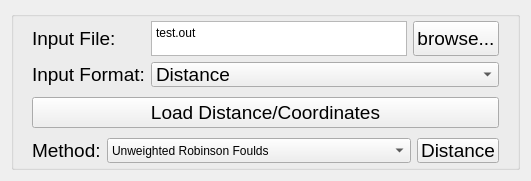
            <widget class="QWidget" name="stackedWIdgetTreeDataPage5">
             <layout class="QVBoxLayout" name="verticalLayout">
              <item>
               <widget class="QGroupBox" name="groupBox_7">
                <property name="sizePolicy">
                 <sizepolicy hsizetype="Expanding" vsizetype="Expanding">
                  <horstretch>0</horstretch>
                  <verstretch>0</verstretch>
                 </sizepolicy>
                </property>
                <property name="maximumSize">
                 <size>
                  <width>16777215</width>
                  <height>16777215</height>
                 </size>
                </property>
                <property name="title">
                 <string/>
                </property>
                <layout class="QVBoxLayout" name="verticalLayout_20">
                 <property name="topMargin">
                  <number>2</number>
                 </property>
                 <property name="bottomMargin">
                  <number>2</number>
                 </property>
                 <item>
                  <widget class="QFrame" name="frame_36">
                   <property name="sizePolicy">
                    <sizepolicy hsizetype="Expanding" vsizetype="Expanding">
                     <horstretch>0</horstretch>
                     <verstretch>0</verstretch>
                    </sizepolicy>
                   </property>
                   <property name="maximumSize">
                    <size>
                     <width>16777215</width>
                     <height>16777215</height>
                    </size>
                   </property>
                   <property name="frameShape">
                    <enum>QFrame::NoFrame</enum>
                   </property>
                   <property name="frameShadow">
                    <enum>QFrame::Raised</enum>
                   </property>
                   <layout class="QGridLayout" name="gridLayout_15">
                    <property name="topMargin">
                     <number>2</number>
                    </property>
                    <property name="bottomMargin">
                     <number>2</number>
                    </property>
                    <item row="0" column="2">
                     <widget class="QPushButton" name="pushButton">
                      <property name="minimumSize">
                       <size>
                        <width>0</width>
                        <height>25</height>
                       </size>
                      </property>
                      <property name="maximumSize">
                       <size>
                        <width>16777215</width>
                        <height>35</height>
                       </size>
                      </property>
                      <property name="font">
                       <font>
                        <family>Arial</family>
                        <pointsize>14</pointsize>
                       </font>
                      </property>
                      <property name="text">
                       <string>browse...</string>
                      </property>
                     </widget>
                    </item>
                    <item row="0" column="0">
                     <widget class="QLabel" name="labelDISTfile">
                      <property name="minimumSize">
                       <size>
                        <width>0</width>
                        <height>25</height>
                       </size>
                      </property>
                      <property name="maximumSize">
                       <size>
                        <width>16777215</width>
                        <height>35</height>
                       </size>
                      </property>
                      <property name="font">
                       <font>
                        <family>Arial</family>
                        <pointsize>14</pointsize>
                       </font>
                      </property>
                      <property name="text">
                       <string>Input File:</string>
                      </property>
                     </widget>
                    </item>
                    <item row="0" column="1">
                     <widget class="QPlainTextEdit" name="textDISTfile_2">
                      <property name="sizePolicy">
                       <sizepolicy hsizetype="Expanding" vsizetype="Fixed">
                        <horstretch>0</horstretch>
                        <verstretch>0</verstretch>
                       </sizepolicy>
                      </property>
                      <property name="minimumSize">
                       <size>
                        <width>0</width>
                        <height>25</height>
                       </size>
                      </property>
                      <property name="maximumSize">
                       <size>
                        <width>16777215</width>
                        <height>35</height>
                       </size>
                      </property>
                      <property name="horizontalScrollBarPolicy">
                       <enum>Qt::ScrollBarAlwaysOff</enum>
                      </property>
                      <property name="lineWrapMode">
                       <enum>QPlainTextEdit::NoWrap</enum>
                      </property>
                      <property name="plainText">
                       <string>test.out</string>
                      </property>
                     </widget>
                    </item>
                    <item row="1" column="0">
                     <widget class="QLabel" name="labeldimtype">
                      <property name="sizePolicy">
                       <sizepolicy hsizetype="Fixed" vsizetype="Fixed">
                        <horstretch>0</horstretch>
                        <verstretch>0</verstretch>
                       </sizepolicy>
                      </property>
                      <property name="minimumSize">
                       <size>
                        <width>0</width>
                        <height>25</height>
                       </size>
                      </property>
                      <property name="maximumSize">
                       <size>
                        <width>16777215</width>
                        <height>35</height>
                       </size>
                      </property>
                      <property name="font">
                       <font>
                        <family>Arial</family>
                        <pointsize>14</pointsize>
                       </font>
                      </property>
                      <property name="text">
                       <string>Input Format:</string>
                      </property>
                     </widget>
                    </item>
                    <item row="1" column="1" colspan="2">
                     <widget class="QComboBox" name="comboBoxdimtype">
                      <property name="sizePolicy">
                       <sizepolicy hsizetype="Expanding" vsizetype="Expanding">
                        <horstretch>0</horstretch>
                        <verstretch>0</verstretch>
                       </sizepolicy>
                      </property>
                      <property name="minimumSize">
                       <size>
                        <width>0</width>
                        <height>25</height>
                       </size>
                      </property>
                      <property name="maximumSize">
                       <size>
                        <width>16777215</width>
                        <height>25</height>
                       </size>
                      </property>
                      <property name="font">
                       <font>
                        <family>Arial</family>
                        <pointsize>14</pointsize>
                       </font>
                      </property>
                      <property name="sizeAdjustPolicy">
                       <enum>QComboBox::AdjustToMinimumContentsLength</enum>
                      </property>
                      <item>
                       <property name="text">
                        <string>Distance</string>
                       </property>
                      </item>
                      <item>
                       <property name="text">
                        <string>Coordinates</string>
                       </property>
                      </item>
                     </widget>
                    </item>
                   </layout>
                  </widget>
                 </item>
                 <item>
                  <widget class="QFrame" name="frame_35">
                   <property name="sizePolicy">
                    <sizepolicy hsizetype="Expanding" vsizetype="Expanding">
                     <horstretch>0</horstretch>
                     <verstretch>0</verstretch>
                    </sizepolicy>
                   </property>
                   <property name="maximumSize">
                    <size>
                     <width>1677215</width>
                     <height>16777215</height>
                    </size>
                   </property>
                   <property name="frameShape">
                    <enum>QFrame::NoFrame</enum>
                   </property>
                   <property name="frameShadow">
                    <enum>QFrame::Raised</enum>
                   </property>
                   <layout class="QHBoxLayout" name="horizontalLayout_35">
                    <property name="topMargin">
                     <number>2</number>
                    </property>
                    <property name="bottomMargin">
                     <number>2</number>
                    </property>
                    <item>
                     <widget class="QPushButton" name="pushDISTloaddist">
                      <property name="sizePolicy">
                       <sizepolicy hsizetype="Preferred" vsizetype="Preferred">
                        <horstretch>0</horstretch>
                        <verstretch>0</verstretch>
                       </sizepolicy>
                      </property>
                      <property name="minimumSize">
                       <size>
                        <width>0</width>
                        <height>25</height>
                       </size>
                      </property>
                      <property name="maximumSize">
                       <size>
                        <width>16777215</width>
                        <height>35</height>
                       </size>
                      </property>
                      <property name="font">
                       <font>
                        <family>Arial</family>
                        <pointsize>14</pointsize>
                       </font>
                      </property>
                      <property name="text">
                       <string>Load Distance/Coordinates</string>
                      </property>
                     </widget>
                    </item>
                   </layout>
                  </widget>
                 </item>
                 <item>
                  <widget class="QFrame" name="frame_34">
                   <property name="sizePolicy">
                    <sizepolicy hsizetype="Expanding" vsizetype="Expanding">
                     <horstretch>0</horstretch>
                     <verstretch>0</verstretch>
                    </sizepolicy>
                   </property>
                   <property name="maximumSize">
                    <size>
                     <width>16777215</width>
                     <height>16777215</height>
                    </size>
                   </property>
                   <property name="frameShape">
                    <enum>QFrame::NoFrame</enum>
                   </property>
                   <property name="frameShadow">
                    <enum>QFrame::Raised</enum>
                   </property>
                   <layout class="QHBoxLayout" name="horizontalLayout_34">
                    <property name="topMargin">
                     <number>2</number>
                    </property>
                    <property name="bottomMargin">
                     <number>2</number>
                    </property>
                    <item>
                     <widget class="QLabel" name="labelDISTmethod">
                      <property name="minimumSize">
                       <size>
                        <width>0</width>
                        <height>25</height>
                       </size>
                      </property>
                      <property name="maximumSize">
                       <size>
                        <width>16777215</width>
                        <height>35</height>
                       </size>
                      </property>
                      <property name="font">
                       <font>
                        <family>Arial</family>
                        <pointsize>14</pointsize>
                       </font>
                      </property>
                      <property name="text">
                       <string>Method:</string>
                      </property>
                     </widget>
                    </item>
                    <item>
                     <widget class="QComboBox" name="comboBoxDISTmethod">
                      <property name="sizePolicy">
                       <sizepolicy hsizetype="Expanding" vsizetype="Expanding">
                        <horstretch>0</horstretch>
                        <verstretch>0</verstretch>
                       </sizepolicy>
                      </property>
                      <property name="minimumSize">
                       <size>
                        <width>0</width>
                        <height>25</height>
                       </size>
                      </property>
                      <property name="maximumSize">
                       <size>
                        <width>16777215</width>
                        <height>25</height>
                       </size>
                      </property>
                      <property name="frame">
                       <bool>true</bool>
                      </property>
                      <item>
                       <property name="text">
                        <string>Unweighted Robinson Foulds</string>
                       </property>
                      </item>
                      <item>
                       <property name="text">
                        <string>Weighted Robinson Foulds</string>
                       </property>
                      </item>
                      <item>
                       <property name="text">
                        <string>Matching</string>
                       </property>
                      </item>
                      <item>
                       <property name="text">
                        <string>Subtree Prune and Regraft</string>
                       </property>
                      </item>
                     </widget>
                    </item>
                    <item>
                     <widget class="QPushButton" name="pushDISTrun">
                      <property name="minimumSize">
                       <size>
                        <width>0</width>
                        <height>25</height>
                       </size>
                      </property>
                      <property name="maximumSize">
                       <size>
                        <width>16777215</width>
                        <height>35</height>
                       </size>
                      </property>
                      <property name="font">
                       <font>
                        <family>Arial</family>
                        <pointsize>14</pointsize>
                       </font>
                      </property>
                      <property name="text">
                       <string>Distance</string>
                      </property>
                     </widget>
                    </item>
                   </layout>
                  </widget>
                 </item>
                </layout>
               </widget>
              </item>
             </layout>
            </widget>
